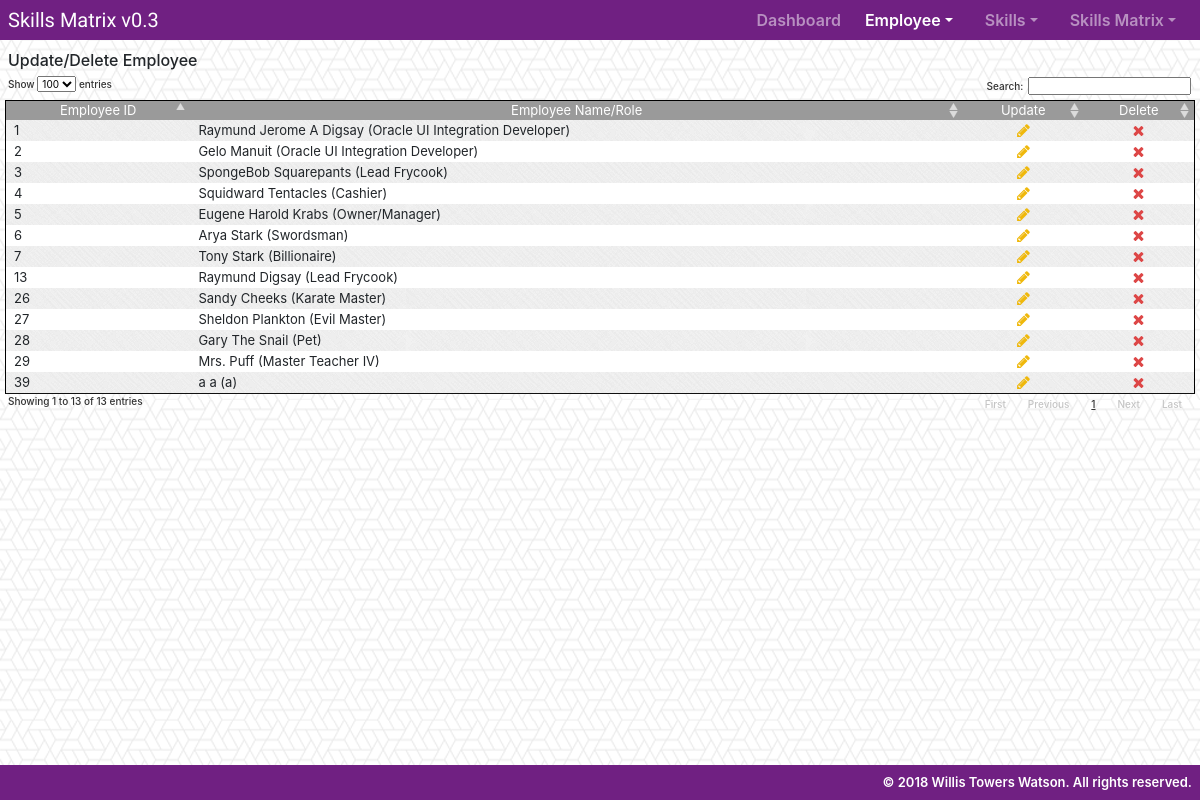
Page /skillsMatrixApp/employee/ on the earlier database version.
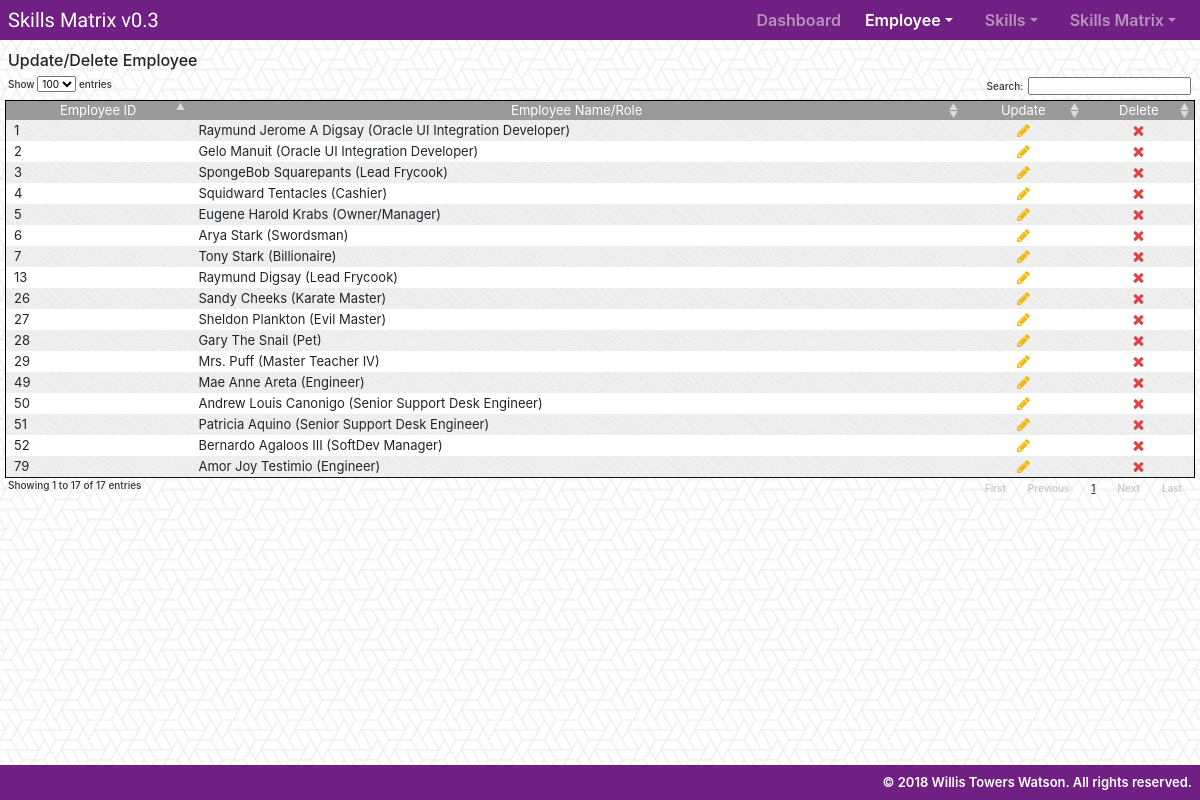
Same page on the later database version.
### skillsMatrixApp/models.py (models this page shows, shortened)
class employee(models.Model):
    firstName = models.CharField(max_length=100, verbose_name="First Name")
    lastName = models.CharField(max_length=100, verbose_name="Last Name")
    role = models.CharField(max_length=100)
    class Meta:
        verbose_name_plural = "employee"

### skillsMatrixApp/views.py (the view)
# urls.py: url(r'employee/$', views.employeeList.as_view(), name='employee-list'),
class employeeList(generic.ListView):
    template_name = 'skillsMatrixApp/employee-list.html'
    context_object_name = 'employeeList'
    def get_queryset(self):
        return employee.objects.all()

### skillsMatrixApp/templates/skillsMatrixApp/employee-list.html (shortened to what this page needs)
{% extends 'skillsMatrixApp/base.html' %}
{% block employee_active %}active{% endblock %}
{% block body %}
    <div class="emp-lbl">Update/Delete Employee</div>
    <div>
        {% if employeeList %}
            <table id="employee" class="table table-striped  table-hover table-sm emp">
                <thead class="thead-dark emp-thead">
                <tr class="emp-tr">
                    <th scope="col" class="emp-th">Employee ID</th>
                    <th scope="col" class="emp-th">Employee Name/Role</th>
                    <th scope="col" class="emp-th">Update</th>
                    <th scope="col" class="emp-th">Delete</th>
                </tr>
                </thead>
                <tbody>
                {% for emp in employeeList %}
                    <tr class="emp-tr-data">
                        <td class="emp-td-data">{{ emp.id }}</td>
                        <td class="emp-td-data">{{ emp.firstName }} {{ emp.lastName }} ({{ emp.role }})</td>
                        <td class="emp-td-data upd"><a href="{% url 'skillsMatrixApp:employee-update' emp.id %}"><img
                                class="update" src="/static/skillsMatrixApp/images/icon-changelink.svg"></a></td>
                        <td class="emp-td-data upd"><a href="{% url 'skillsMatrixApp:employee-delete' emp.id %}"><img
                                class="update" src="/static/skillsMatrixApp/images/icon-deletelink.svg"></a></td>
                    </tr>{% endfor %}
                </tbody>
            </table>
        {% else %}
            <div class="no-emp">
                <div><img class="no-data" src="/static/skillsMatrixApp/images/database.png"></div>
                <div class="no-emp-lbl"><br>No Data Available</div>
            </div>
        {% endif %}
    </div>
{% endblock %}

Differences in the rows shown:
removed employee: id "39", firstName "a", lastName "a", role "a"
added employee: id "49", firstName "Mae Anne", lastName "Areta", role "Engineer"
added employee: id "50", firstName "Andrew Louis", lastName "Canonigo", role "Senior Support Desk Engineer"
added employee: id "51", firstName "Patricia", lastName "Aquino", role "Senior Support Desk Engineer"
added employee: id "52", firstName "Bernardo", lastName "Agaloos III", role "SoftDev Manager"
added employee: id "79", firstName "Amor Joy", lastName "Testimio", role "Engineer"
Other differences:
text written by a page script: "Show entries Search: Showing 1 to 13 of 13 entries First Previous 1 Next Last" → "Show entries Search: Showing 1 to 17 of 17 entries First Previous 1 Next Last"
